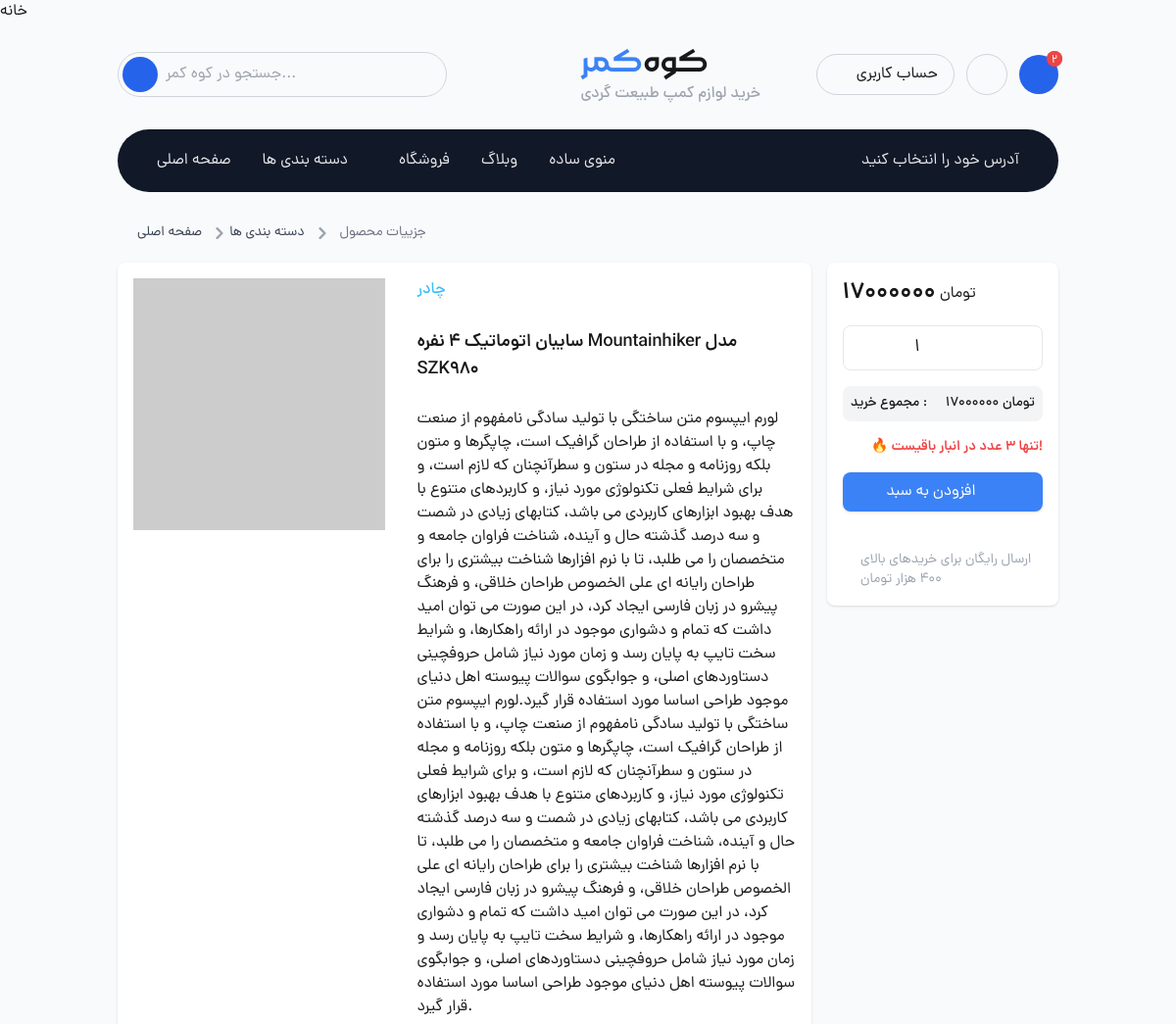
Page /6/SZK980/ (upper part) on the earlier database version.
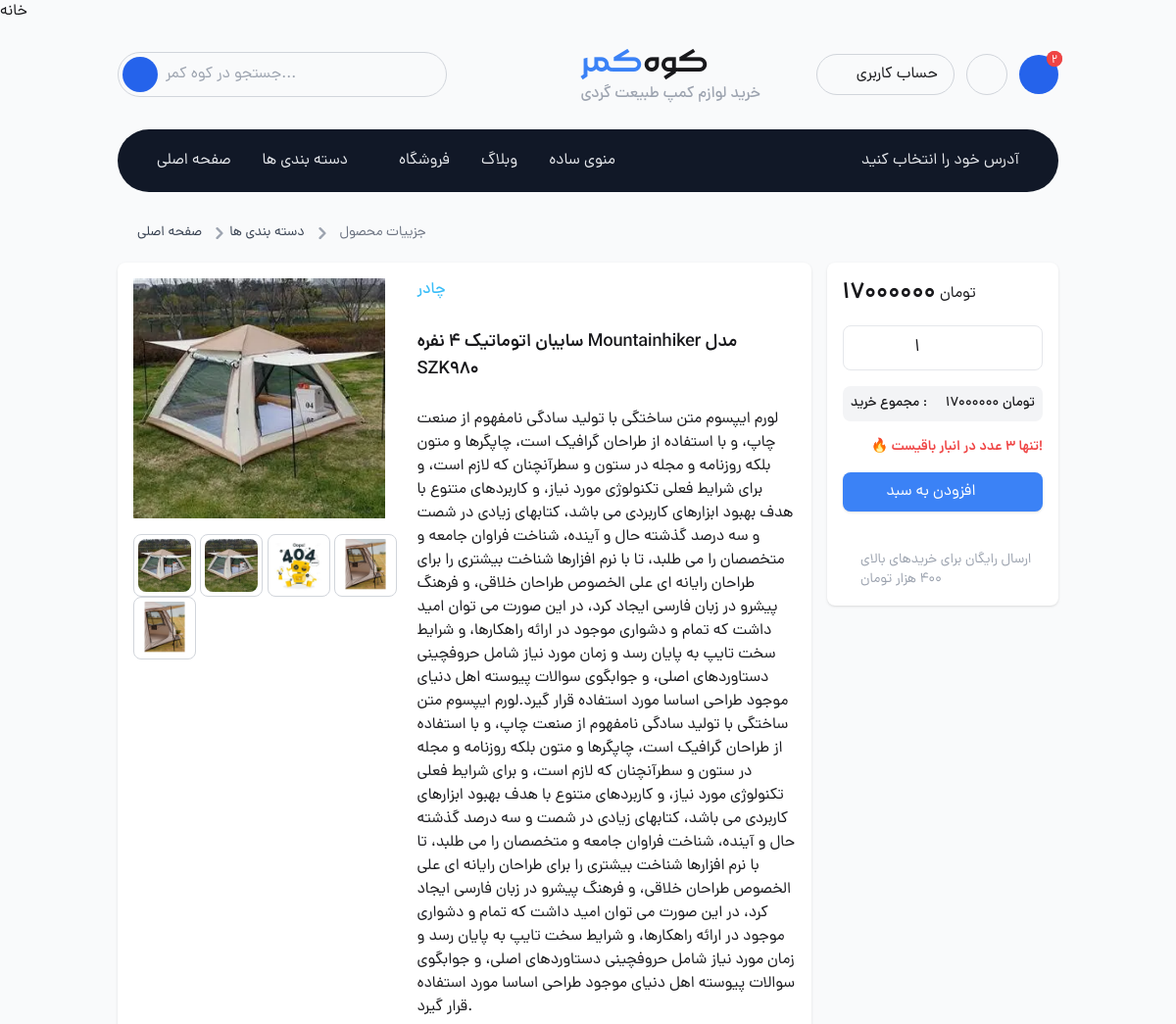
Same page on the later database version.
### product_app/models.py (models this page shows, shortened)
class Product(models.Model):
    category = models.ForeignKey(Category, related_name='products', on_delete=models.CASCADE, null=True, blank=True)
    name = models.CharField(max_length=200, db_index=True)
    slug = models.SlugField(max_length=200, db_index=True)
    image = models.ImageField(upload_to='product/', blank=True)
    description = models.TextField(blank=True)
    price = models.DecimalField(max_digits=10, decimal_places=2)
    stock = models.PositiveIntegerField(default=0)
    available = models.BooleanField(default=True)
    created = models.DateTimeField(auto_now_add=True)
    updated = models.DateTimeField(auto_now=True)
    class Meta:
        ordering = ('name',)
        indexes = [
            models.Index(fields=['id', 'slug']),
        ]

class Category(models.Model):
    name = models.CharField(max_length=200, db_index=True)
    slug = models.SlugField(max_length=200, unique=True)
    image = models.ImageField(upload_to='category', blank=True)
    class Meta:
        ordering = ('name',)
        verbose_name = 'category'
        verbose_name_plural = 'categories'
    def get_absolute_url(self):
        return reverse('product:product_list_by_category', args=[self.slug])

class ProductImage(models.Model):
    product = models.ForeignKey(Product, on_delete=models.CASCADE, related_name='images')
    image = models.ImageField(upload_to='productsgallery/')

### product_app/views.py (the view)
def product_detail(request, id, slug):
    product = get_object_or_404(Product, id=id, slug=slug, available=True)
    return render(request, 'product/product_detail.html', {'product': product})

### order_app/context_processors.py (called while the page is built, shortened)
def cart_context(request):
    cart_items = []
    total_price = 0
    return {
        'cart': cart_items,
        'total_price': total_price
    }

### product_app/templates/product/product_detail.html (shortened to what the changed rows need)
{% extends "base.html" %}
{% block content %}
    <main class="container">
        <section
    class="mt-5 flex flex-col lg:flex-row items-start gap-4 child:rounded-lg child:bg-white child:dark:bg-gray-800 child:shadow child:p-4">
    <div class="w-full lg:w-3/4">
        <div class="flex flex-col md:flex-row justify-start gap-x-8 xl:gap-x-2 items-start">
            <div class="w-2/4 hidden md:flex flex-col justify-center items-center gap-y-4">
                <span class="open-sliderModal">
                    {% if product.image %}
                        <img src="{{ product.image.url }}" class="cursor-pointer object-cover" alt="{{ product.name }}">
                    {% else %}
                        <img src="https://via.placeholder.com/500x500.png?text=No+Image" class="cursor-pointer object-cover" alt="تصویر موجود نیست">
                    {% endif %}
                </span>
                <div class="grid grid-cols-12 child:col-span-3 child:app-border gap-x-4 child:size-16 child:rounded-lg child:cursor-pointer">
                    {% if product.image %}
                    <div class="p-1 open-sliderModal">
                        <img src="{{ product.image.url }}" class="object-cover  rounded-lg">
                    </div>
                    {% endif %}
                    {% for img in product.images.all %}
                    <div class="p-1 open-sliderModal">
                        <img src="{{ img.image.url }}" class="object-cover  rounded-lg">
                    </div>
                    {% endfor %}
                </div>
            </div>
            <div class="w-full md:w-3/4 flex flex-col gap-y-7">
                <div class="flex items-center justify-between">
                    <a href="{{ product.category.get_absolute_url }}" class="font-DanaMedium text-sky-400">{{ product.category.name }}</a>
                </div>
                <div class="flex flex-col gap-y-3">
                    <p class="text-lg font-DanaDemiBold dark:text-gray-300">
                        {{ product.name }}
                    </p>
                    <p class="text-sm text-gray-300 dark:text-gray-500">
                        {{ product.description|linebreaks }}
                    </p>
                </div>
            </div>
        </div>
    </div>
    <div class="w-full lg:w-1/4 lg:sticky top-5 flex flex-col gap-y-6">
        <form id="add-to-cart-form" method="post" action="{% url 'add_to_cart' %}">
            <div class="flex items-center gap-x-1">
                <p class="text-2xl font-DanaDemiBold">{{ product.price|floatformat:"0" }}</p>
                <p class="">تومان</p>
                   </div>
            <div
                    class="w-full flex items-center gap-x-1 justify-between dark:bg-gray-900 dark:text-gray-400 bg-gray-100 transition-all rounded-lg py-2 px-2 xl:px-3 font-DanaMedium text-sm xl:text-base mt-4">
                 <p>مجموع خرید :</p>
                 <p>{{ product.price|floatformat:"0" }} تومان</p>
                    </div>
            </form>
    </div>
</section>
    </main>
{% endblock %}

Differences in the rows shown:
changed Product "سایبان اتوماتیک 4 نفره Mountainhiker مدل SZK980": image: picture added; image empty → "product/xsplxsp.webp" (drawn)
added ProductImage: image (picture)
added ProductImage: image (picture)
added ProductImage: image (picture)
added ProductImage: image (picture)
